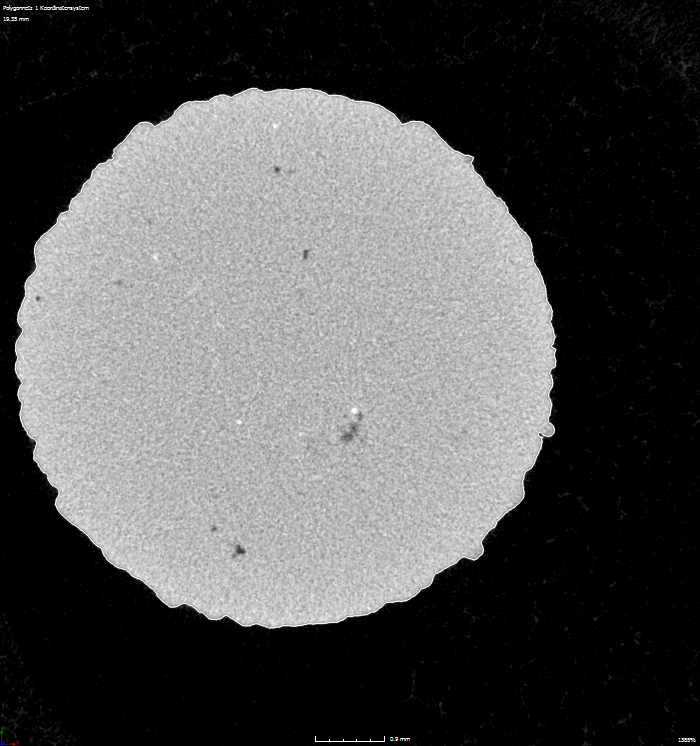
#> input picture 200113_ZP4_Bildstapel_50µm_700x746_1905bis7905/200113_ZP4_Bildstapel_50µm_700x746_1905bis7905_0006.tif, 700 x 746 px, given in place of 200113_ZP4_Bildstapel_50µm_700x746_1905bis7905_0000.tif, which was not available
$ jupyter execute --allow-errors 'Speed up picture creation.ipynb'   (older library calls are emulated)
#> lines starting #> are read from the running program, lines starting #| are printed output that depends on the picture
#> further down, im is the input picture: PIL image 700x746 RGB; mean R, G, B 82.5, 82.5, 82.5
#> `im1 = im.crop((left, top, right, bottom))`:
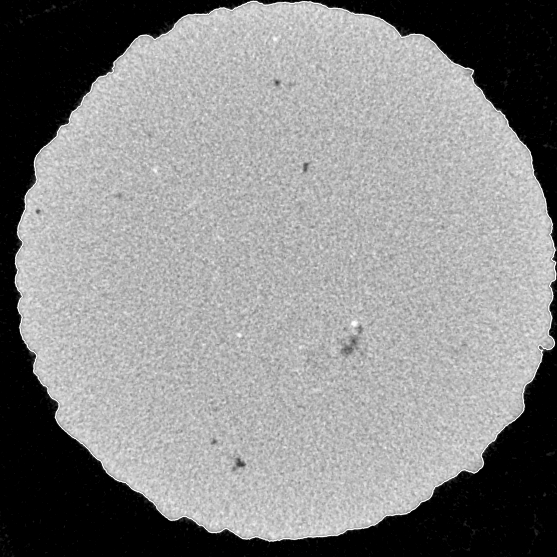
#> im1: PIL image 557x557 RGB; min 0, max 255, mean 137.8
#> pass 2 of the loop `for num_pic in range (0,1172):`:
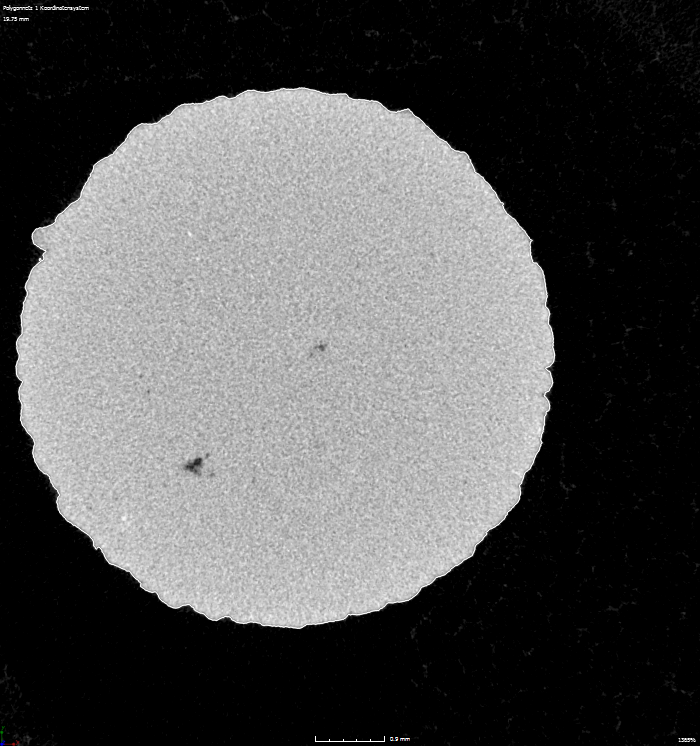
#> input picture 200113_ZP4_Bildstapel_50µm_700x746_1905bis7905/200113_ZP4_Bildstapel_50µm_700x746_1905bis7905_0014.tif, 700 x 746 px, given in place of 200113_ZP4_Bildstapel_50µm_700x746_1905bis7905_0001.tif, which was not available
#> im is the input picture: PIL image 700x746 RGB; mean R, G, B 82.5, 82.5, 82.5
#> `im1 = im.crop((left, top, right, bottom))`:
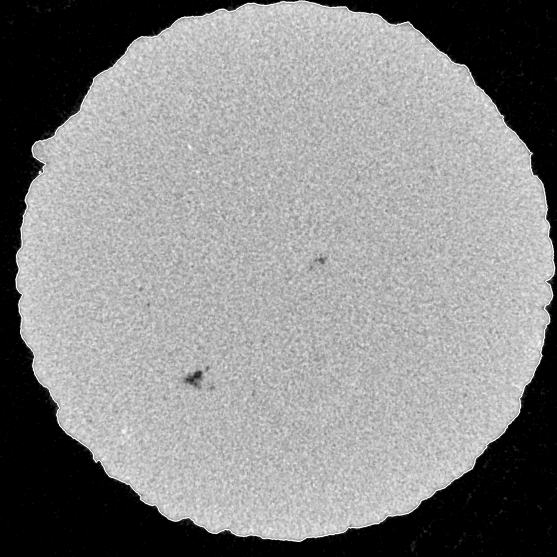
#> im1: PIL image 557x557 RGB; min 0, max 255, mean 137.9
[cell 1]
import numpy as np
import h5py
import time
import pandas as pd
import math
import scipy.misc
from scipy import ndimage
import matplotlib.pyplot as plt
from PIL import Image
import multiprocessing

#> (a cell that did not finish here is left out)
